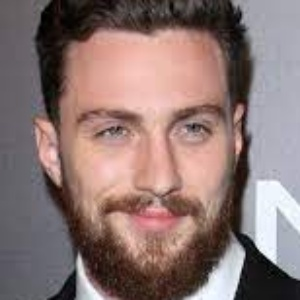
#> input picture Images/Aaron Taylor-Johnson.jpg, 300 x 300 px
$ python -i ImagePreprocessor.py   (imports and definitions only)
#> lines starting #> are read from the running program, lines starting #| are printed output that depends on the picture
#> further down, picture is the input picture: shape (300, 300, 3); mean B, G, R 114.7, 117.5, 139.4
import cv2
import numpy as np
import os


class ImagePreprocessor:
    def __init__(self, face_detection_model_path='haarcascade_frontalface_default.xml'):
        if not os.path.isfile(face_detection_model_path):
            raise FileNotFoundError(f"Face detection model not found at: {face_detection_model_path}")

        self.face_detection_model = cv2.CascadeClassifier(face_detection_model_path)

    def preprocess_image(self, input_image):
        if not isinstance(input_image, np.ndarray):
            raise ValueError("Input image should be a numpy array")

        gray = cv2.cvtColor(input_image, cv2.COLOR_BGR2GRAY)
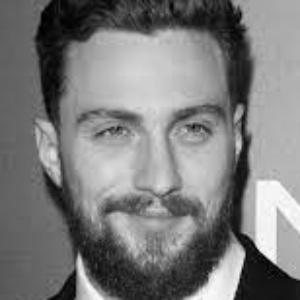
#> gray: shape (300, 300); min 0, max 253, mean 123.7

        faces = self.face_detection_model.detectMultiScale(gray, scaleFactor=1.1, minNeighbors=5)
#> faces = [[43, 43, 219, 219]]

        preprocessed_data = []

        for (x, y, w, h) in faces:
            x -= 10
            y -= 10
            w += 20
            h += 20

            x = max(0, x)
            y = max(0, y)
            w = min(w, input_image.shape[1] - x)
            h = min(h, input_image.shape[0] - y)

            face_cropped = input_image[y:y + h, x:x + w]

            face_resized = cv2.resize(face_cropped, (300, 300))

            preprocessed_data.append((face_resized, x, y, w, h))
#> this loop made 1 pass
#> (x, y, w, h) on pass 1: (33, 33, 239, 239)
#> pass 1, in preprocess_image, `face_cropped = input_image[y:y + h, x:x + w]`:
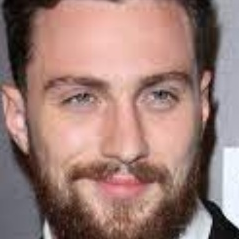
#> face_cropped: shape (239, 239, 3); mean B, G, R 118.1, 125, 156.8
#> after the loop, preprocessed_data = 1 item

        return preprocessed_data

>>> import cv2
>>> picture = cv2.imread('Images/Aaron Taylor-Johnson.jpg')
>>> result = ImagePreprocessor().preprocess_image(picture)
#> result = 1 item

$ run again, on Images/Abraham Lincoln.jpg
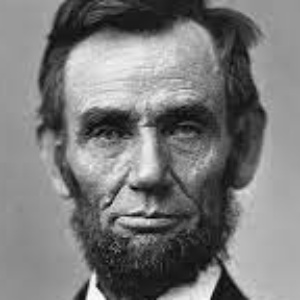
#> input picture Images/Abraham Lincoln.jpg, 300 x 300 px
#> picture is the input picture: shape (300, 300, 3); min 1, max 253, mean 122
#> faces = [[43, 46, 215, 215]]
#> the loop in preprocess_image, `for (x, y, w, h) in faces:` made 1 pass
#> (x, y, w, h) on pass 1: (33, 36, 235, 235)
#> pass 1, in preprocess_image, `face_cropped = input_image[y:y + h, x:x + w]`:
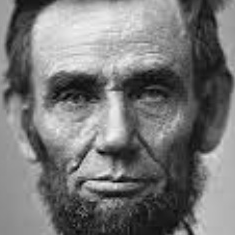
#> face_cropped: shape (235, 235, 3); min 1, max 244, mean 119.1
#> after the loop in preprocess_image, `for (x, y, w, h) in faces:`: preprocessed_data = 1 item

$ run again, on Images/Adam Scott.jpg
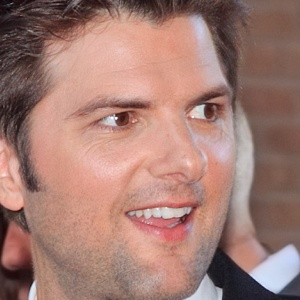
#> input picture Images/Adam Scott.jpg, 300 x 300 px
#> picture is the input picture: shape (300, 300, 3); mean B, G, R 115.4, 124.4, 163.3
#> in preprocess_image, `gray = cv2.cvtColor(input_image, cv2.COLOR_BGR2GRAY)`:
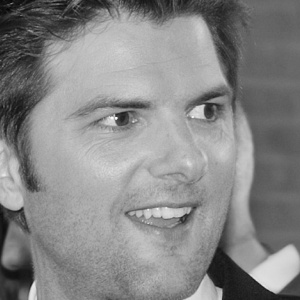
#> gray: shape (300, 300); min 4, max 254, mean 135
#> faces = [[36, 30, 235, 235]]
#> the loop in preprocess_image, `for (x, y, w, h) in faces:` made 1 pass
#> (x, y, w, h) on pass 1: (26, 20, 255, 255)
#> pass 1, in preprocess_image, `face_cropped = input_image[y:y + h, x:x + w]`:
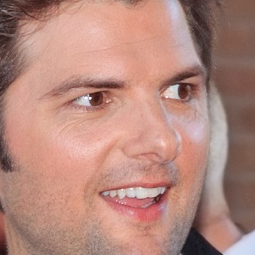
#> face_cropped: shape (255, 255, 3); mean B, G, R 125.5, 136.5, 180.5
#> after the loop in preprocess_image, `for (x, y, w, h) in faces:`: preprocessed_data = 1 item

$ run again, on Images/Alex Morgan.jpg
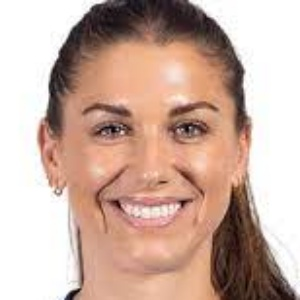
#> input picture Images/Alex Morgan.jpg, 300 x 300 px
#> picture is the input picture: shape (300, 300, 3); mean B, G, R 161.7, 174.3, 202.8
#> in preprocess_image, `gray = cv2.cvtColor(input_image, cv2.COLOR_BGR2GRAY)`:
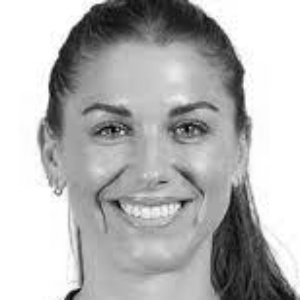
#> gray: shape (300, 300); min 4, max 255, mean 181.4
#> faces = [[45, 45, 211, 211]]
#> the loop in preprocess_image, `for (x, y, w, h) in faces:` made 1 pass
#> (x, y, w, h) on pass 1: (35, 35, 231, 231)
#> pass 1, in preprocess_image, `face_cropped = input_image[y:y + h, x:x + w]`:
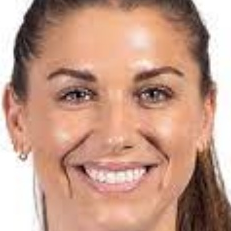
#> face_cropped: shape (231, 231, 3); mean B, G, R 136.7, 155.3, 196.6
#> after the loop in preprocess_image, `for (x, y, w, h) in faces:`: preprocessed_data = 1 item
